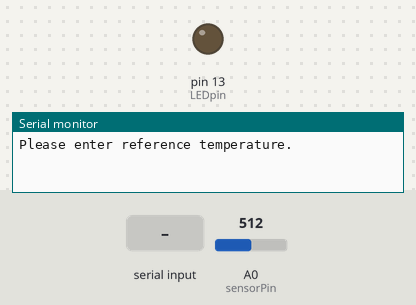
Simulated run of this sketch. Board: Arduino Uno, built with avr-gcc and run on an emulated ATmega328P. Shown: output pins drawn as LEDs (lit = HIGH), the last lines printed to the serial monitor. Dashed ring = blinking. Inputs (shaded band) come from the test bench; at power-on: A0 (sensorPin) = 512.

Above: at 2.9 s.
3.0 s: "90,45\n" received over Serial
5.5 s: "30,150\n" received over Serial
At 6.9 s:
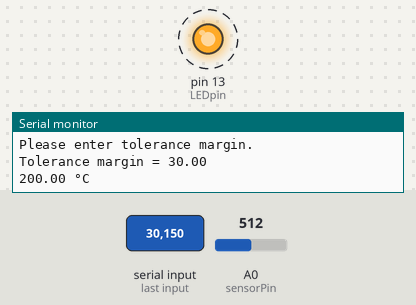
8.5 s: "0\n" received over Serial
At 9.6 s:
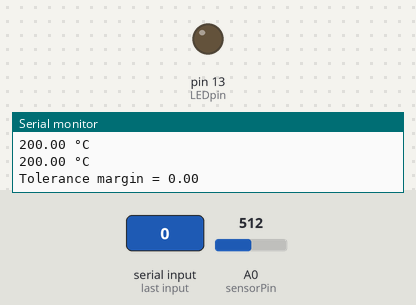
10.0 s: "1\n" received over Serial
At 11.4 s:
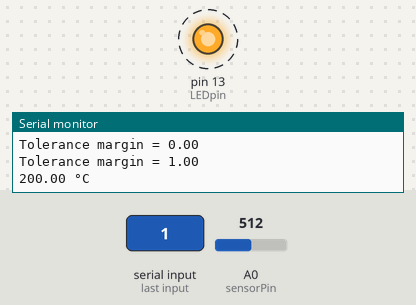
Timing chart, 0 to 14.0 s (numbered marks = the images above; inputs shaded):
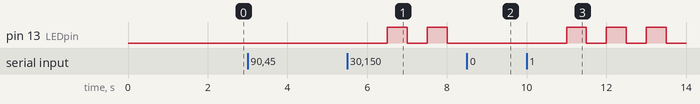

Measured:
- after the input at 5.5 s, pin 13 (LEDpin): alternates HIGH for 0.50 s and LOW for 0.50 s, starting after 1.0 s
- after the input at 8.5 s, pin 13 (LEDpin): stays LOW (without the input it goes to HIGH after 0.01 s)
- after the input at 10.0 s, pin 13 (LEDpin): alternates HIGH for 0.50 s and LOW for 0.50 s, starting after 1.0 s

The sketch:

TMPandLED.ino
```cpp
int sensorPin = A0;
int LEDpin = 13;
int reading = 0;
float voltage = 0;
float currentTemp = 0.0;
float referenceTemp = NULL;
float tolerance = NULL;
float deviation = 0.0;
bool firstRun = 0;
bool secondRun = 0;
String answer = "0.0";

void setup() {
  pinMode(sensorPin, INPUT);
  pinMode(LEDpin, OUTPUT);
  Serial.begin(9600);
}

void loop() {

  //IF FIRST RUN, ASK FOR REFERENCE TEMP
  if(firstRun==0)
  {
    delay(2000);
    Serial.println("Please enter reference temperature.");
    firstRun = 1;
  }

  //IF SECOND RUN AND REFERENCE TEMP IS INITIALIZED, ASK FOR TOLERANCE
  if(firstRun==1 && secondRun==0 && referenceTemp!=NULL)
  {
    Serial.println("Please enter tolerance margin.");
    secondRun = 1;
  }

  //STORE SERIAL INPUT AS FLOAT
  if(Serial.available())
  {
    if(secondRun==0)
    {
      answer = Serial.readString();
      answer.trim();
      referenceTemp = answer.toFloat();
      Serial.print("Reference temperature = ");
      Serial.println(referenceTemp);
    }
    else
    {
      answer = Serial.readString();
      answer.trim();
      tolerance = answer.toFloat();
      Serial.print("Tolerance margin = ");
      Serial.println(tolerance);
    }
  }

  //IF REFERENCE TEMP AND TOLERANCE ARE INITIALIZED
  if(referenceTemp!=NULL && tolerance!=NULL)
  {
    //READ AND DISPLAY VOLTAGE AND CURRENT TEMPERATURE
    reading = analogRead(sensorPin);
    //Serial.print("Analog input: ");
    //Serial.println(reading);
    voltage = reading * 5.0;
    voltage /= 1024.0;
    //Serial.print(voltage);
    //Serial.print(" volts, ");
    currentTemp = (voltage - 0.5) * 100;
    Serial.print(currentTemp);
    Serial.println(" °C");

    //IF CURRENT VALUE IS OUTSIDE TOLERANCE MARGIN
    deviation = referenceTemp - currentTemp;
    deviation = abs(deviation);
    //Serial.println(deviation);
    if(deviation > tolerance)
    {
      //BLINK LED
      digitalWrite(LEDpin, HIGH);
      delay(500);
      digitalWrite(LEDpin, LOW);
      delay(500);
    }
    else
    {
      digitalWrite(LEDpin, LOW);
      delay(1000);
    }
  }
}
```
